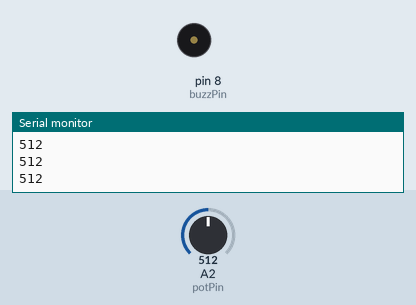
This sketch was run on a simulated Arduino Uno, built with avr-gcc and run on an emulated ATmega328P. On the bench: buzzer (waves = sounding, pin HIGH), the last lines printed to the serial monitor. Inputs (shaded band) come from the test bench; at power-on: A2 (potPin) = 512.

Above: at 1.2 s.
1.3 s: A2 (potPin) set to 794
2.8 s: A2 (potPin) set to 817
At 3.2 s:
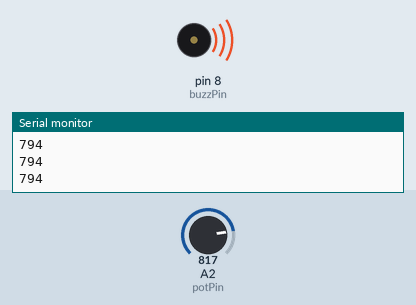
5.8 s: A2 (potPin) set to 790
At 6.6 s:
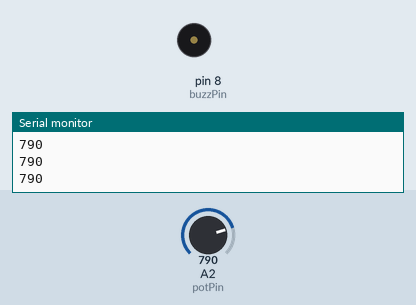
7.3 s: A2 (potPin) set to 810
At 7.7 s:
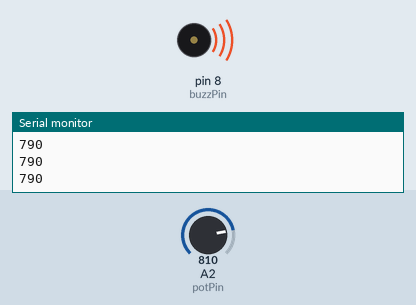
Timing chart, 0 to 11.3 s (numbered marks = the images above; inputs shaded):
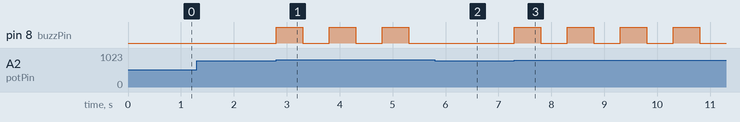

The sketch:

arduino_tutorial_22_hw.ino
```cpp
/*
 * Tutorial 22 Understanding and using active buzzers
 * https://youtu.be/tuRAvlVBEl0
 */
const int baudRate = 9600;
const int buzzPin = 8;
const int dt = 500; // delaytime
const int potPin = A2;

int potVal = 0;

void setup() {
  // put your setup code here, to run once:
  Serial.begin(baudRate);
  pinMode(buzzPin, OUTPUT);
  pinMode(potPin, INPUT);
}

void loop() {
  // put your main code here, to run repeatedly:
  potVal = analogRead(potPin);

  if (potVal > 1000) {
    digitalWrite(buzzPin, HIGH);
  } else if (potVal > 800) {
    digitalWrite(buzzPin, HIGH);
    delay(dt);
    digitalWrite(buzzPin, LOW);
    delay(dt);
  } else {
    digitalWrite(buzzPin, LOW);
  }

  Serial.println(potVal);
}
```

Measured:
- the behaviour switches between 800 and 801 on A2 (potPin) (found by bisection; images 0 and 1)
- after the input at 2.8 s, pin 8 (buzzPin): alternates HIGH for 0.50 s and LOW for 0.50 s, starting at once
- after the input at 5.8 s, pin 8 (buzzPin): stays LOW (without the input it goes to HIGH after 0.00 s)
- after the input at 7.3 s, pin 8 (buzzPin): alternates HIGH for 0.50 s and LOW for 0.50 s, starting at once
